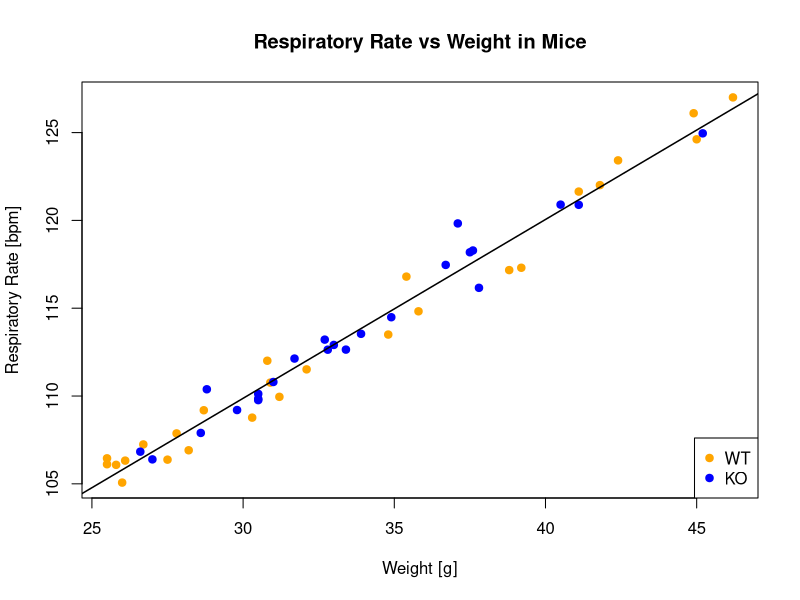

This figure's R source:
# First Steps in R, Practice 7

# Import the mouse data from the file mice_data_mod.csv. 
#


# 1) Check your data frame: did it load correctly? Make sure genotype and diet are factor variables.

getwd() # check where you are. If you didn't change anything, you will be in the folder with the .Rproj file (rpoject root)

mice_data <- read.table("course_datasets/mice_data_mod.csv", header=TRUE, sep=",") # define classes for columns

str(mice_data)


# 2) Convert genotype and diet to factor variables
# define the order of factor levels
mice_data$genotype <- factor(mice_data$genotype, levels=c("WT", "KO"))
mice_data$diet <- factor(mice_data$diet, levels=c("CHOW", "HFD"))




# 3) Make a scatter plot of respiratory rate against mouse weights using the function plot().
#    Function arguments:
#     - use solid circles as plotting symbol
#     - add a title
#     - customise the axis labels  (“Weight [g]”, “Respiratory Rate [bpm]”)
#     - colour the points by genotype. 

plot(mice_data$weight,mice_data$respiratoryRate, 
     pch=19,
     main="Respiratory Rate vs Weight in Mice",
     xlab="Weight [g]", ylab="Respiratory Rate [bpm]",
     col=c("orange", "blue")[mice_data$genotype]
     )

# 4) Fit a trend line using the function abline()
abline(lm(mice_data$respiratoryRate ~ mice_data$weight),
       col="black", lwd=1.5)

# 5) Add a legend for the genotype.
legend("bottomright",
       legend=levels(mice_data$genotype),
       col=c("orange","blue"),
       pch=19)


